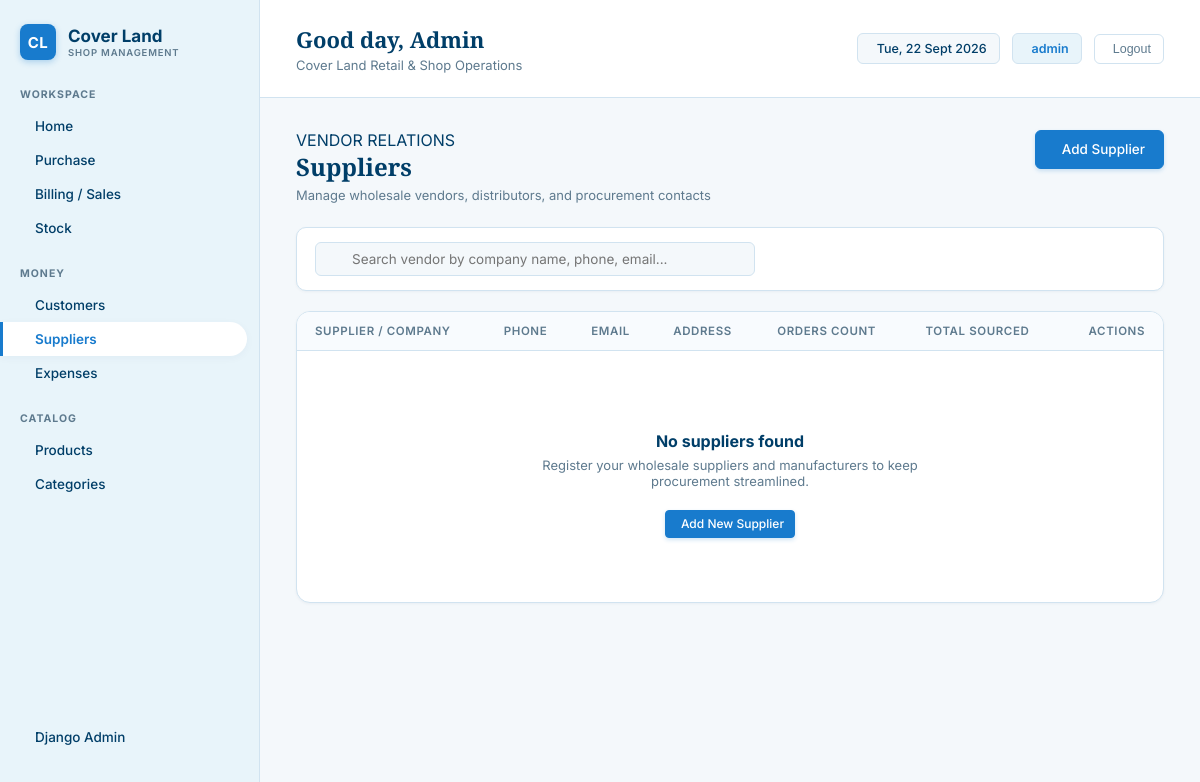
The app's page /suppliers/ (signed in), older data.
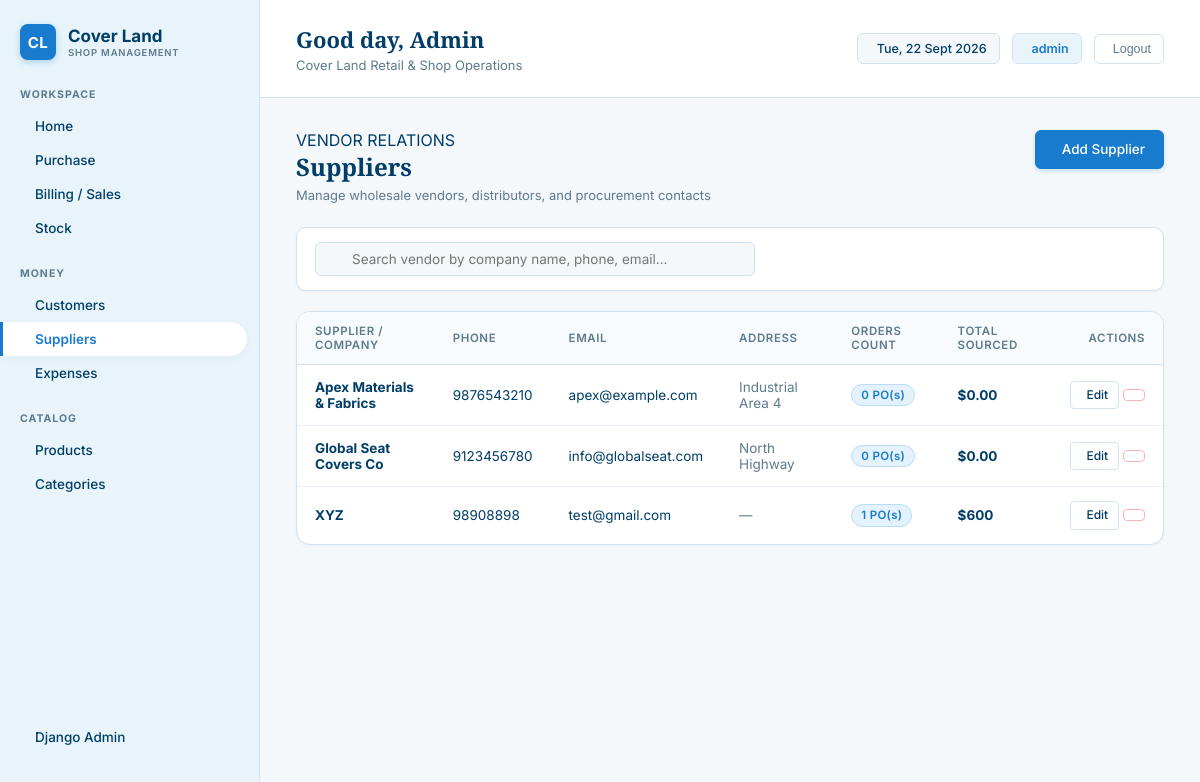
The same page, newer data.
### superadmin/models.py (models this page shows, shortened)
class Supplier(models.Model):
    name = models.CharField(max_length=150)
    phone = models.CharField(max_length=20, blank=True, null=True)
    email = models.EmailField(blank=True, null=True)
    address = models.TextField(blank=True, null=True)
    created_at = models.DateTimeField(default=timezone.now, blank=True)
    class Meta:
        ordering = ['name']

### superadmin/views/suppliers.py (the view, shortened to what this page needs)
# urls.py: path('suppliers/', views.SupplierListView.as_view(), name='supplier_list'),
class SupplierListView(LoginRequiredMixin, ListView):
    model = Supplier
    template_name = 'suppliers/supplier_list.html'
    context_object_name = 'suppliers'
    paginate_by = 10
    def get_queryset(self):
        qs = Supplier.objects.annotate(
            total_orders=Count('purchases'),
            total_purchased=Sum('purchases__total_amount')
        ).order_by('name')
        query = self.request.GET.get('q', '').strip()
        return qs
    def get_context_data(self, **kwargs):
        context = super().get_context_data(**kwargs)
        context['search_query'] = self.request.GET.get('q', '')
        return context

### templates/suppliers/supplier_list.html (shortened to what this page needs)
{% extends 'base.html' %}
{% block content %}
<div class="page-header">
    <div class="page-title-group">
        <div class="section-title">VENDOR RELATIONS</div>
        <h1>Suppliers</h1>
        <p class="page-subtitle">Manage wholesale vendors, distributors, and procurement contacts</p>
    </div>
    <div class="page-actions">
        <a href="{% url 'supplier_create' %}" class="btn btn-primary">
             Add Supplier
        </a>
    </div>
</div>
<div class="toolbar">
    <form method="get" class="search-box">
        <input type="text" name="q" value="{{ search_query }}" placeholder="Search vendor by company name, phone, email...">
    </form>
</div>
<div class="card">
    <div class="table-responsive">
        <table class="table">
            <thead>
                <tr>
                    <th>Supplier / Company</th>
                    <th>Phone</th>
                    <th>Email</th>
                    <th>Address</th>
                    <th>Orders Count</th>
                    <th>Total Sourced</th>
                    <th style="text-align: right;">Actions</th>
                </tr>
            </thead>
            <tbody>
                {% for supplier in suppliers %}
                <tr>
                    <td>
                        <strong style="color: var(--text-primary);">{{ supplier.name }}</strong>
                    </td>
                    <td>{{ supplier.phone|default:"—" }}</td>
                    <td>{{ supplier.email|default:"—" }}</td>
                    <td>
                        <span style="color: var(--text-secondary);">
                            {{ supplier.address|default:"—"|truncatechars:40 }}
                        </span>
                    </td>
                    <td>
                        <span class="badge badge-info">{{ supplier.total_orders }} PO(s)</span>
                    </td>
                    <td>
                        <strong>${{ supplier.total_purchased|default:"0.00" }}</strong>
                    </td>
                    <td class="actions-cell">
                        <a href="{% url 'supplier_update' supplier.pk %}" class="btn btn-secondary btn-sm" title="Edit Supplier">
                             Edit
                        </a>
                        <a href="{% url 'supplier_delete' supplier.pk %}" class="btn btn-outline-danger btn-sm" title="Delete Supplier">
                        </a>
                    </td>
                </tr>
                {% empty %}
                <tr>
                    <td colspan="7">
                        <div class="empty-state">
                            <h3>No suppliers found</h3>
                            <p>Register your wholesale suppliers and manufacturers to keep procurement streamlined.</p>
                            <a href="{% url 'supplier_create' %}" class="btn btn-primary btn-sm">
                                 Add New Supplier
                            </a>
                        </div>
                    </td>
                </tr>
                {% endfor %}
            </tbody>
        </table>
    </div>
</div>
{% endblock %}

### templates/base.html (shortened to what this page needs)
{% load static %}
<!DOCTYPE html>
<html lang="en">
<head>
    <link rel="stylesheet" href="{% static 'css/styles.css' %}">
</head>
<body>
    <aside class="sidebar">
        <a href="{% url 'dashboard' %}" class="brand">
            <div class="brand-icon">CL</div>
            <div class="brand-text">
                <h1>Cover Land</h1>
                <p>SHOP MANAGEMENT</p>
            </div>
        </a>
        <div class="nav-section">
            <div class="nav-title">WORKSPACE</div>
            <ul class="nav-list">
                <li>
                    <a href="{% url 'dashboard' %}" class="nav-item {% if request.resolver_match.url_name == 'dashboard' %}active{% endif %}">
                         Home
                    </a>
                </li>
                <li>
                    <a href="{% url 'purchase_list' %}" class="nav-item {% if 'purchase' in request.resolver_match.url_name %}active{% endif %}">
                         Purchase
                    </a>
                </li>
                <li>
                    <a href="{% url 'sale_list' %}" class="nav-item {% if 'sale' in request.resolver_match.url_name %}active{% endif %}">
                         Billing / Sales
                    </a>
                </li>
                <li>
                    <a href="{% url 'stock_list' %}" class="nav-item {% if request.resolver_match.url_name == 'stock_list' %}active{% endif %}">
                         Stock
                    </a>
                </li>
            </ul>
        </div>
        <div class="nav-section">
            <div class="nav-title">MONEY</div>
            <ul class="nav-list">
                <li>
                    <a href="{% url 'customer_list' %}" class="nav-item {% if 'customer' in request.resolver_match.url_name %}active{% endif %}">
                         Customers
                    </a>
                </li>
                <li>
                    <a href="{% url 'supplier_list' %}" class="nav-item {% if 'supplier' in request.resolver_match.url_name %}active{% endif %}">
                         Suppliers
                    </a>
                </li>
                <li>
                    <a href="{% url 'expense_list' %}" class="nav-item {% if 'expense' in request.resolver_match.url_name %}active{% endif %}">
                         Expenses
                    </a>
                </li>
            </ul>
        </div>
        <div class="nav-section">
            <div class="nav-title">CATALOG</div>
            <ul class="nav-list">
                <li>
                    <a href="{% url 'product_list' %}" class="nav-item ">
                         Products
                    </a>
                </li>
                <li>
                    <a href="{% url 'category_list' %}" class="nav-item {% if 'category' in request.resolver_match.url_name %}active{% endif %}">
                         Categories
                    </a>
                </li>
            </ul>
        </div>
        <div class="nav-section" style="margin-top: auto;">
            <ul class="nav-list">
                <li>
                    <a href="{% url 'admin:index' %}" class="nav-item" target="_blank">
                         Django Admin
                    </a>
                </li>
            </ul>
        </div>
    </aside>
    <main class="main-content">
        <header class="topbar">
            <div class="greeting">
                <h2>Good day, {% if user.is_authenticated %}{{ user.username|title }}{% else %}Owner{% endif %}</h2>
                <p>Cover Land Retail & Shop Operations</p>
            </div>
            <div class="user-info">
                <div class="date-badge">
                     <span id="current-date"></span>
                </div>
                <div class="user-badge">
                     {% if user.is_authenticated %}{{ user.username }}{% else %}Admin{% endif %}
                </div>
                {% if user.is_authenticated %}
                <form action="{% url 'logout' %}" method="post" style="display: inline;">
                    <button type="submit" class="logout-btn" title="Sign Out">
                         Logout
                    </button>
                </form>
                {% endif %}
            </div>
        </header>
        <div class="dashboard-container">
            {% block content %}
            {% endblock %}
        </div>
    </main>
</body>
</html>

Row changes from the older to the newer data that the page shows:
added Supplier: name "Apex Materials & Fabrics", phone "9876543210", email "apex@example.com", address "Industrial Area 4", total_orders "0", total_purchased "0.00"
added Supplier: name "Global Seat Covers Co", phone "9123456780", email "info@globalseat.com", address "North Highway", total_orders "0", total_purchased "0.00"
added Supplier: name "XYZ", phone "98908898", email "test@gmail.com", address "—", total_orders "1", total_purchased "600"
Text that changed along with them:
text no longer shown: "No suppliers found Register your wholesale suppliers and manufacturers to keep procurement streamlined. Add New Supplier"
